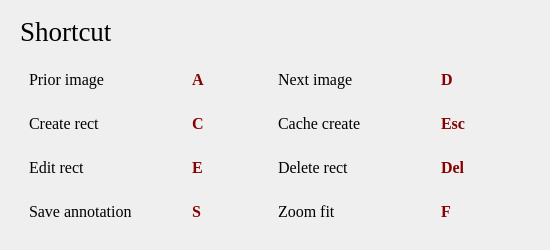
<?xml version="1.0" encoding="UTF-8"?>
<ui version="4.0">
 <class>Dialog_Shortcut</class>
 <widget class="QDialog" name="Dialog_Shortcut">
  <property name="geometry">
   <rect>
    <x>0</x>
    <y>0</y>
    <width>550</width>
    <height>250</height>
   </rect>
  </property>
  <property name="minimumSize">
   <size>
    <width>550</width>
    <height>250</height>
   </size>
  </property>
  <property name="maximumSize">
   <size>
    <width>550</width>
    <height>250</height>
   </size>
  </property>
  <property name="windowTitle">
   <string>Shortcut</string>
  </property>
  <layout class="QVBoxLayout" name="verticalLayout">
   <item>
    <widget class="QWidget" name="widget" native="true">
     <layout class="QVBoxLayout" name="verticalLayout_2">
      <property name="spacing">
       <number>0</number>
      </property>
      <property name="leftMargin">
       <number>0</number>
      </property>
      <property name="topMargin">
       <number>0</number>
      </property>
      <property name="rightMargin">
       <number>0</number>
      </property>
      <property name="bottomMargin">
       <number>0</number>
      </property>
      <item>
       <widget class="QWidget" name="widget_2" native="true">
        <property name="maximumSize">
         <size>
          <width>16777215</width>
          <height>40</height>
         </size>
        </property>
        <layout class="QHBoxLayout" name="horizontalLayout">
         <item>
          <widget class="QLabel" name="label">
           <property name="maximumSize">
            <size>
             <width>16777215</width>
             <height>50</height>
            </size>
           </property>
           <property name="font">
            <font>
             <family>Times New Roman</family>
             <pointsize>20</pointsize>
            </font>
           </property>
           <property name="text">
            <string>Shortcut</string>
           </property>
          </widget>
         </item>
        </layout>
       </widget>
      </item>
      <item>
       <widget class="QWidget" name="widget_3" native="true">
        <property name="font">
         <font>
          <family>Times New Roman</family>
          <pointsize>12</pointsize>
         </font>
        </property>
        <layout class="QGridLayout" name="gridLayout">
         <property name="leftMargin">
          <number>18</number>
         </property>
         <property name="rightMargin">
          <number>18</number>
         </property>
         <item row="2" column="2">
          <widget class="QLabel" name="label_7">
           <property name="text">
            <string>Delete rect</string>
           </property>
          </widget>
         </item>
         <item row="1" column="3">
          <widget class="QLabel" name="label_5">
           <property name="maximumSize">
            <size>
             <width>80</width>
             <height>16777215</height>
            </size>
           </property>
           <property name="font">
            <font>
             <weight>75</weight>
             <bold>true</bold>
            </font>
           </property>
           <property name="styleSheet">
            <string notr="true">color: rgb(133, 0, 0);</string>
           </property>
           <property name="text">
            <string>Esc</string>
           </property>
          </widget>
         </item>
         <item row="3" column="2">
          <widget class="QLabel" name="label_14">
           <property name="text">
            <string>Zoom fit</string>
           </property>
          </widget>
         </item>
         <item row="1" column="1">
          <widget class="QLabel" name="label_11">
           <property name="maximumSize">
            <size>
             <width>80</width>
             <height>16777215</height>
            </size>
           </property>
           <property name="font">
            <font>
             <weight>75</weight>
             <bold>true</bold>
            </font>
           </property>
           <property name="styleSheet">
            <string notr="true">color: rgb(133, 0, 0);</string>
           </property>
           <property name="text">
            <string>C</string>
           </property>
          </widget>
         </item>
         <item row="1" column="2">
          <widget class="QLabel" name="label_4">
           <property name="text">
            <string>Cache create</string>
           </property>
          </widget>
         </item>
         <item row="2" column="3">
          <widget class="QLabel" name="label_6">
           <property name="maximumSize">
            <size>
             <width>80</width>
             <height>16777215</height>
            </size>
           </property>
           <property name="font">
            <font>
             <weight>75</weight>
             <bold>true</bold>
            </font>
           </property>
           <property name="styleSheet">
            <string notr="true">color: rgb(133, 0, 0);</string>
           </property>
           <property name="text">
            <string>Del</string>
           </property>
          </widget>
         </item>
         <item row="3" column="0">
          <widget class="QLabel" name="label_12">
           <property name="text">
            <string>Save annotation</string>
           </property>
          </widget>
         </item>
         <item row="3" column="3">
          <widget class="QLabel" name="label_15">
           <property name="maximumSize">
            <size>
             <width>80</width>
             <height>16777215</height>
            </size>
           </property>
           <property name="font">
            <font>
             <weight>75</weight>
             <bold>true</bold>
            </font>
           </property>
           <property name="styleSheet">
            <string notr="true">color: rgb(133, 0, 0);</string>
           </property>
           <property name="text">
            <string>F</string>
           </property>
          </widget>
         </item>
         <item row="2" column="1">
          <widget class="QLabel" name="label_8">
           <property name="maximumSize">
            <size>
             <width>80</width>
             <height>16777215</height>
            </size>
           </property>
           <property name="font">
            <font>
             <weight>75</weight>
             <bold>true</bold>
            </font>
           </property>
           <property name="styleSheet">
            <string notr="true">color: rgb(133, 0, 0);</string>
           </property>
           <property name="text">
            <string>E</string>
           </property>
          </widget>
         </item>
         <item row="3" column="1">
          <widget class="QLabel" name="label_13">
           <property name="maximumSize">
            <size>
             <width>80</width>
             <height>16777215</height>
            </size>
           </property>
           <property name="font">
            <font>
             <weight>75</weight>
             <bold>true</bold>
            </font>
           </property>
           <property name="styleSheet">
            <string notr="true">color: rgb(133, 0, 0);</string>
           </property>
           <property name="text">
            <string>S</string>
           </property>
          </widget>
         </item>
         <item row="2" column="0">
          <widget class="QLabel" name="label_9">
           <property name="text">
            <string>Edit rect</string>
           </property>
          </widget>
         </item>
         <item row="1" column="0">
          <widget class="QLabel" name="label_10">
           <property name="text">
            <string>Create rect</string>
           </property>
          </widget>
         </item>
         <item row="0" column="0">
          <widget class="QLabel" name="label_18">
           <property name="text">
            <string>Prior image</string>
           </property>
          </widget>
         </item>
         <item row="0" column="1">
          <widget class="QLabel" name="label_19">
           <property name="maximumSize">
            <size>
             <width>80</width>
             <height>16777215</height>
            </size>
           </property>
           <property name="font">
            <font>
             <weight>75</weight>
             <bold>true</bold>
            </font>
           </property>
           <property name="styleSheet">
            <string notr="true">color: rgb(133, 0, 0);</string>
           </property>
           <property name="text">
            <string>A</string>
           </property>
          </widget>
         </item>
         <item row="0" column="2">
          <widget class="QLabel" name="label_17">
           <property name="text">
            <string>Next image</string>
           </property>
          </widget>
         </item>
         <item row="0" column="3">
          <widget class="QLabel" name="label_16">
           <property name="maximumSize">
            <size>
             <width>80</width>
             <height>16777215</height>
            </size>
           </property>
           <property name="font">
            <font>
             <weight>75</weight>
             <bold>true</bold>
            </font>
           </property>
           <property name="styleSheet">
            <string notr="true">color: rgb(133, 0, 0);</string>
           </property>
           <property name="text">
            <string>D</string>
           </property>
          </widget>
         </item>
        </layout>
       </widget>
      </item>
     </layout>
    </widget>
   </item>
  </layout>
 </widget>
 <resources>
  <include location="icon.qrc"/>
 </resources>
 <connections/>
</ui>
